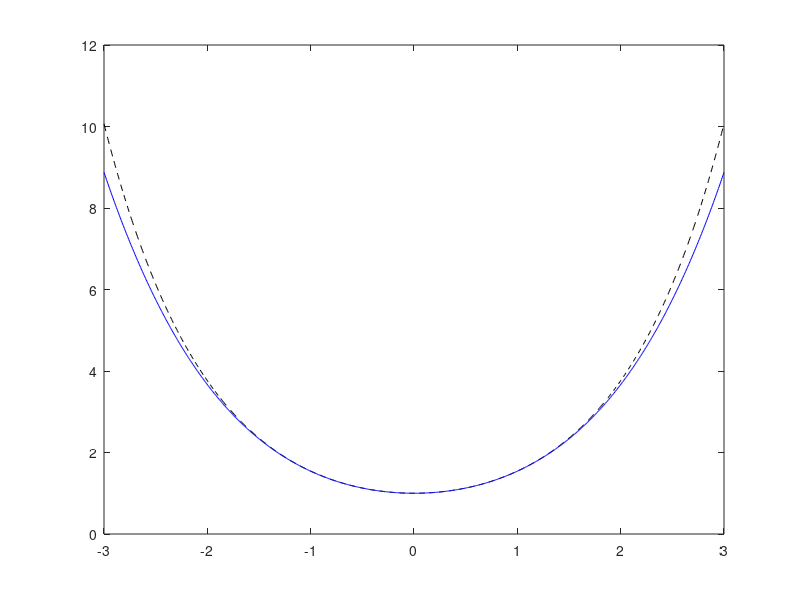
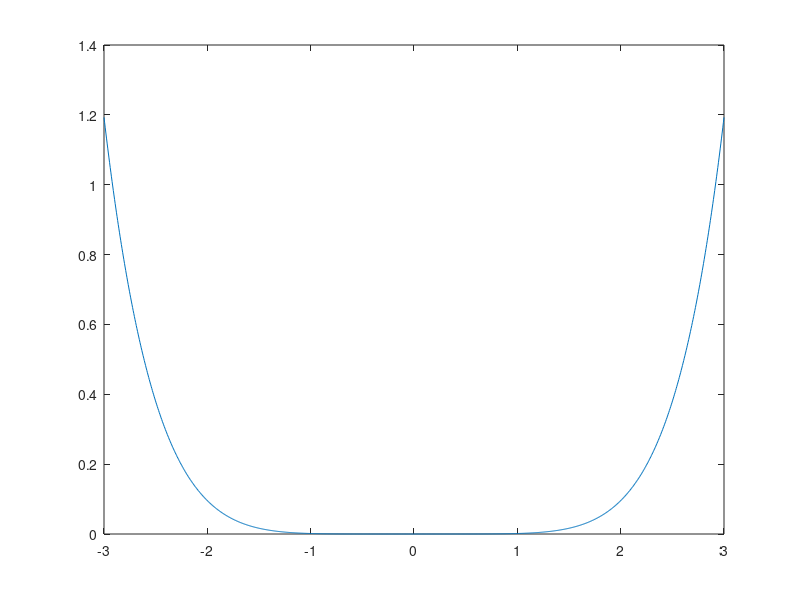
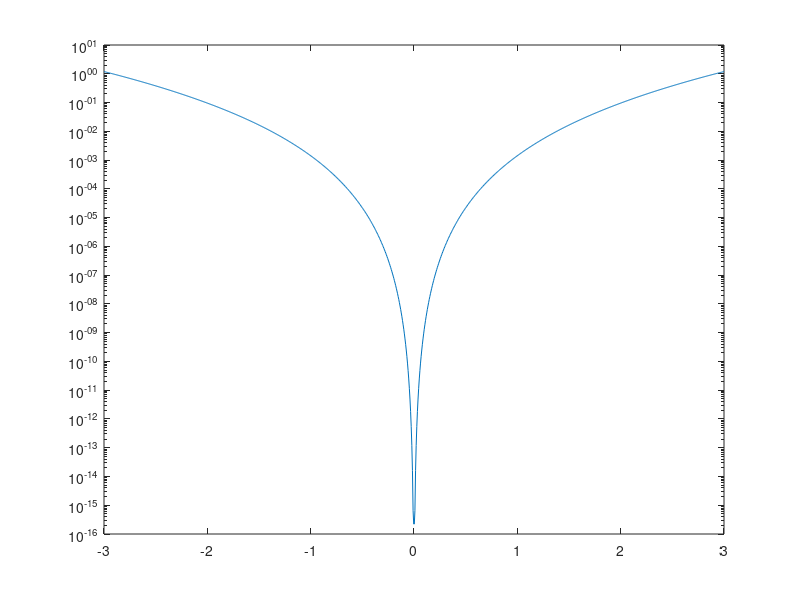

These figures' MATLAB source, in order:

l = linspace(-3, 3, 1000);

f = @(x) cosh(x);

p = @(x) 1 + x.^2/2 + x.^4/24;

abs_err = @(x) abs(f(x)-p(x));

figure(1);
plot(l, f(l), '--k')
hold on
plot(l, p(l), '-b')

figure(2);
plot(l, abs_err(l))

figure(3);
semilogy(l, abs_err(l))